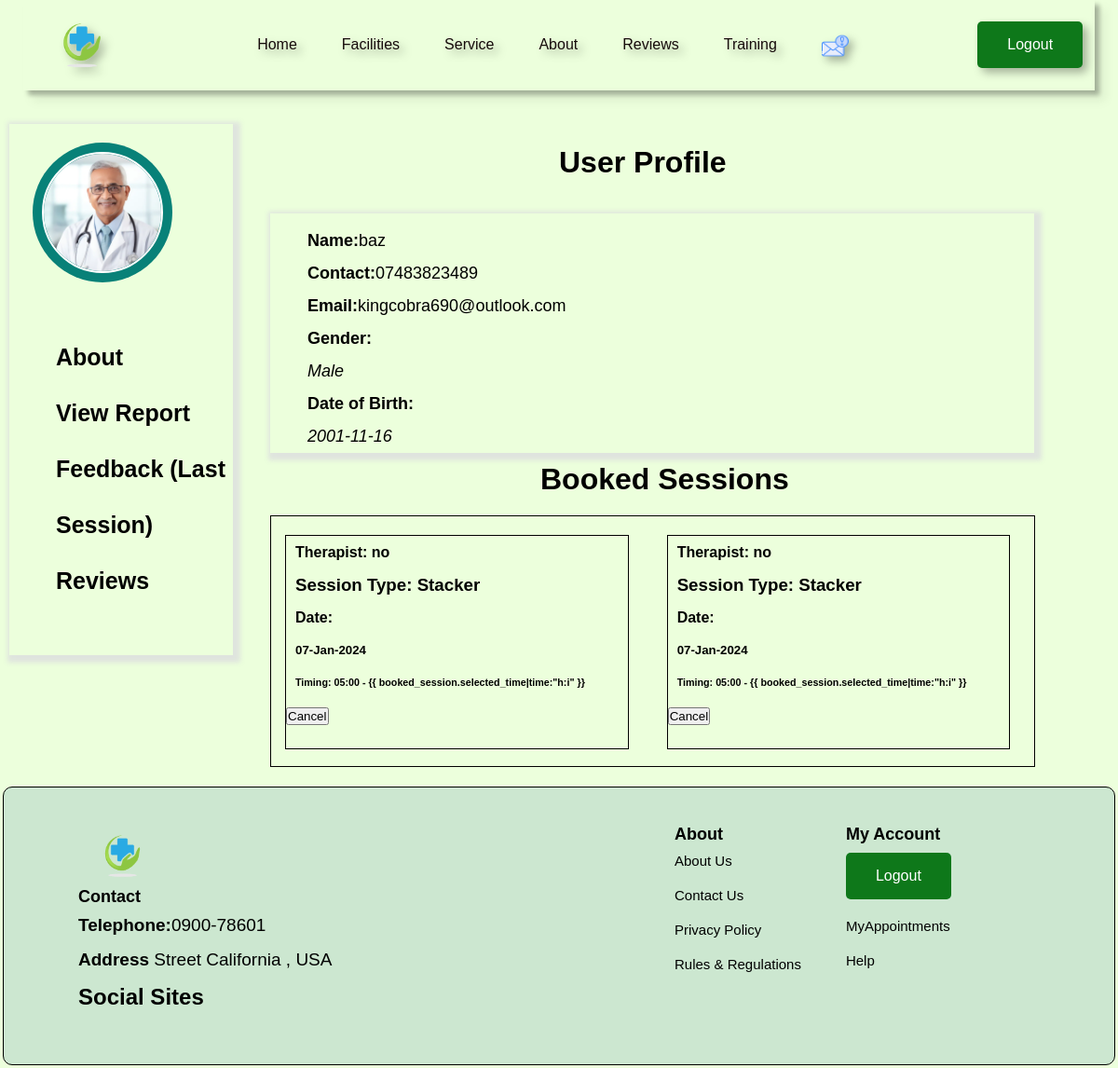
/profile/ (signed in), run on an earlier commit of the app's database.
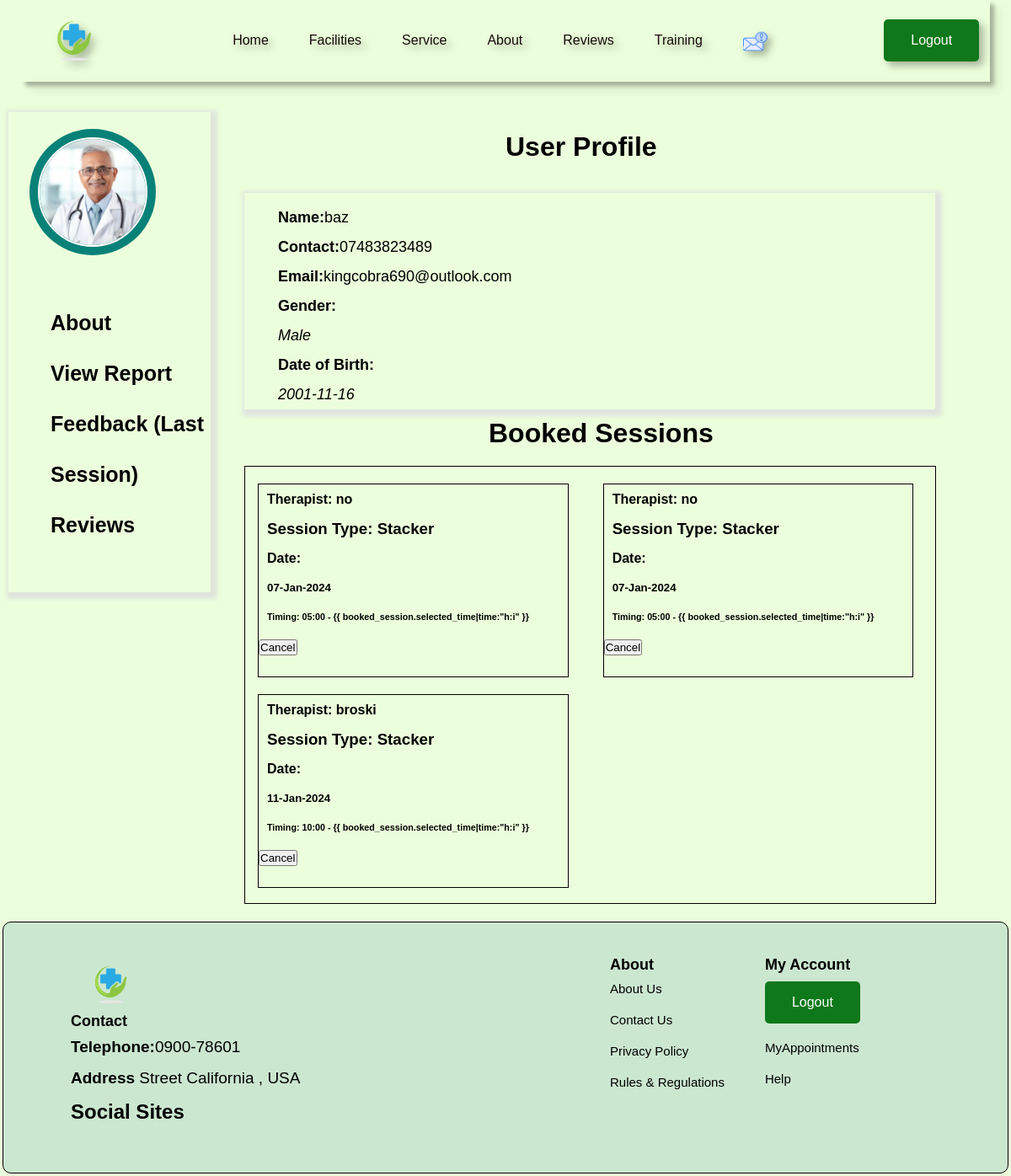
And on a later commit of the database.
### module1/models.py (models this page shows, shortened)
class BookedSession(models.Model):
    therapist = models.ForeignKey(Therapist, on_delete=models.CASCADE)
    patient = models.ForeignKey(Patient, on_delete=models.CASCADE)
    session_type = models.CharField(max_length=50, default="Regular", blank=True, null=True)
    amount = models.DecimalField(max_digits=10, decimal_places=2)
    selected_time = models.DateTimeField(max_length=10, blank=True, null=True)
    payment_method = models.CharField(max_length=50, default='nayapay')

class Therapist(models.Model):
    user = models.OneToOneField(User, on_delete=models.CASCADE)
    qualification = models.CharField(max_length=50)
    gender = models.CharField(max_length=10)
    phone_no = models.CharField(max_length=15)
    specialization = models.CharField(max_length=50)
    earnings = models.DecimalField(max_digits=10, decimal_places=2, default=1000.0)

### module1/views.py (the view)
# urls.py: path('profile/', views.profile, name='profile'),
def profile(request):
    user = request.user
    recent_notifications = Notification.objects.filter(user=user)[:3]
    patient = get_object_or_404(Patient, user=user)
    print(patient)
    booked_sessions = BookedSession.objects.filter(patient=patient)
    print(user)
    context = {'user': user, 'booked_sessions': booked_sessions, 'notif': recent_notifications}
    print(context)
    return render(request, 'patient_profile.html', context)

### module1/models.py (called while the page is built)
    def __str__(self):
        return f"{self.user.username}"

### Templates/patient_profile.html (shortened to what the changed rows need)
<!DOCTYPE html>
<html lang="en">
<head>
    {% load static %}
    <link rel="stylesheet" href="{% static 'style.css' %}">
    <link rel="stylesheet" href="{% static 'userprofile.css' %}">
</head>
<body>
<br><br>
<div class="wow">
    <div class="adjust"><br>
        <div style="margin-top:5px; margin-left: 350px;" id="about">
            <h1>User Profile</h1>
        </div>
        <br><br>
        <div id="booked-sess" style="margin-left: 330px; margin-top: 10px;">
            <h1>Booked Sessions</h1>
        </div>
        <div class="bs">
            {% for booked_session in booked_sessions %}
            <div class="bst">
                <div class="bst-content">
                    <h4>Therapist: {{ booked_session.therapist.user.username }}</h4>
                    <h3>Session Type: {{ booked_session.session_type }}</h3>
                    <h4>Date:</h4>
                    <h5>{{ booked_session.selected_time|date:"d-M-Y" }}</h5>
                    <h6>Timing: {{ booked_session.selected_time|time:"h:i" }} - {{
                        booked_session.selected_time|time:"h:i" }}</h6>
                </div>
                <div>
                    <form method="post" action="{% url 'cancel_booking' booked_session_id=booked_session.id %}" class="cancel-form">
                        <button type="submit">Cancel</button>
                    </form>
                </div>
            </div>
            {% endfor %}
        </div>
    </div>
</div>
<br>
<footer class="sec-p1">
    <div class="c1">
        <h2>Social Sites</h2>
    </div>
</footer>
</body>
</html>

What changed in the data, as far as the page shows it:
added BookedSession: therapist.user.username "broski", session_type "Stacker", selected_time "11-Jan-2024", selected_time "10:00"
